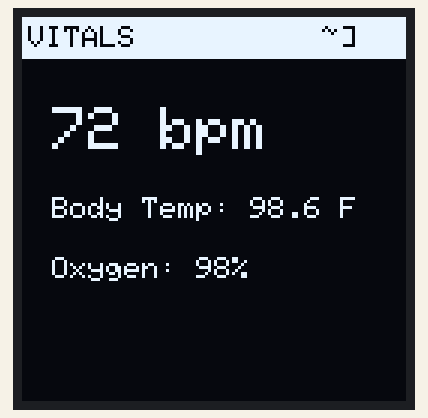
Bench run of a sketch on a simulated ESP32. Parts: 128×128 one-colour display. WiFi joins after 1.5 s; servers stay silent unless stated; the local clock reads 2024-03-15 10:24:30 at power-on unless the sketch sets it.

Above: at 2.8 s.
At 7.8 s:
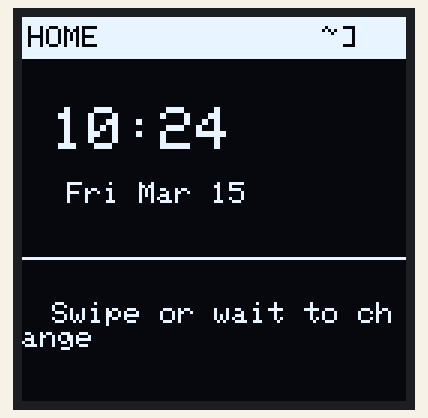
At 20.4 s:
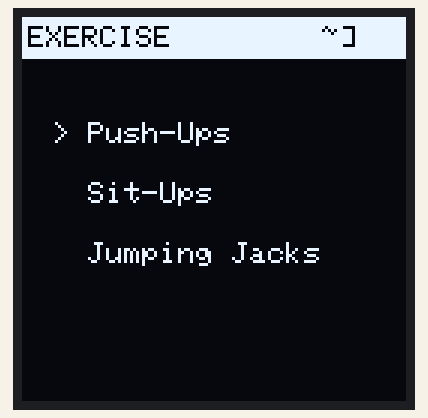
At 38.0 s:
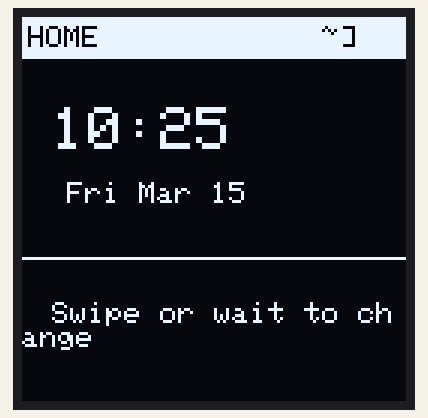

Measured:
- what the display in image 0 shows lasts 2.5 s, from 2.7 s to 5.2 s

The sketch:

screen-improved.ino
```cpp
// This code Works:
#include <SPI.h>
#include <Wire.h>
#include <WiFi.h>
#include <Adafruit_GFX.h>
#include <Adafruit_SH110X.h>

#define SCREEN_WIDTH 128
#define SCREEN_HEIGHT 128
Adafruit_SH1107 display = Adafruit_SH1107(SCREEN_WIDTH, SCREEN_HEIGHT, &Wire, -1);

enum Screen {
  HOME,
  VITALS,
  EXERCISE,
  SCREEN_COUNT
};

Screen currentScreen = HOME;
unsigned long lastSwitch = 0;
unsigned long interval = 2500;

// ---------- WIFI + RTC ----------
const char* ssid     = "OLIN-DEVICES";
const char* password = "BestOval4Engineers!";

// Get time as a struct
bool getRTC(struct tm * timeinfo) {
  if (!getLocalTime(timeinfo)) return false;
  return true;
}

// Draw HEADER
void drawHeader(const char* title) {
  display.fillRect(0, 0, 128, 14, SH110X_WHITE);
  display.setTextColor(SH110X_BLACK);
  display.setCursor(2, 3);
  display.setTextSize(1);
  display.println(title);

  display.setCursor(100, 3);
  display.println("~]");
  display.setTextColor(SH110X_WHITE);
}

// HOME SCREEN WITH REAL TIME
void drawHome() {
  display.clearDisplay();
  drawHeader("HOME");

  struct tm timeinfo;
  if (getRTC(&timeinfo)) {

    // Format HH:MM AM/PM for 12-hour clock
    char timeStr[8];  // HH:MM + space + AM/PM + null terminator
    strftime(timeStr, sizeof(timeStr), "%I:%M %p", &timeinfo);

    // Remove leading zero from hour
    if (timeStr[0] == '0') {
      for (int i = 0; i < 7; i++) timeStr[i] = timeStr[i + 1];
      timeStr[7] = '\0';
    }

    display.setCursor(10, 30);
    display.setTextSize(2);
    display.println(timeStr);

    // Format Thu Nov 21
    char dateStr[20];
    strftime(dateStr, sizeof(dateStr), "%a %b %d", &timeinfo);

    display.setCursor(15, 55);
    display.setTextSize(1);
    display.println(dateStr);
  } else {
    display.setCursor(10, 40);
    display.println("No RTC");
  }

  display.drawLine(0, 80, 128, 80, SH110X_WHITE);

  display.setCursor(10, 95);
  display.setTextSize(1);
  display.println("Swipe or wait to change");

  display.display();
}

// VITALS SCREEN
void drawVitals() {
  display.clearDisplay();
  drawHeader("VITALS");

  display.setTextColor(SH110X_WHITE);

  display.setCursor(10, 30);
  display.setTextSize(2);
  display.println("72 bpm");

  display.setCursor(10, 60);
  display.setTextSize(1);
  display.println("Body Temp: 98.6 F");

  display.setCursor(10, 80);
  display.println("Oxygen: 98%");

  display.display();
}

// EXERCISE SCREEN
void drawExercise() {
  display.clearDisplay();
  drawHeader("EXERCISE");

  display.setTextColor(SH110X_WHITE);
  display.setTextSize(1);

  display.setCursor(10, 35);
  display.println("> Push-Ups");

  display.setCursor(10, 55);
  display.println("  Sit-Ups");

  display.setCursor(10, 75);
  display.println("  Jumping Jacks");

  display.display();
}

// SETUP
void setup() {
  Serial.begin(115200);

  // OLED
  display.begin(0x3C, true);
  display.clearDisplay();
  display.setRotation(4);
  display.setTextColor(SH110X_WHITE);
  display.display();

  // WIFI
  WiFi.begin(ssid, password);
  while (WiFi.status() != WL_CONNECTED) {
    delay(200);
  }

  // RTC via NTP
  const long gmtOffset_sec = -5 * 3600;  // -5 hours for EST
  const long daylightOffset_sec = 0;     // no DST
  configTime(gmtOffset_sec, daylightOffset_sec, "pool.ntp.org", "time.nist.gov");
  delay(1000);
}

// LOOP
void loop() {
  unsigned long now = millis();

  if (now - lastSwitch > interval) {
    currentScreen = (Screen)((currentScreen + 1) % SCREEN_COUNT);
    lastSwitch = now;
  }

  switch (currentScreen) {
    case HOME:     drawHome(); break;
    case VITALS:   drawVitals(); break;
    case EXERCISE: drawExercise(); break;
  }
}
```
